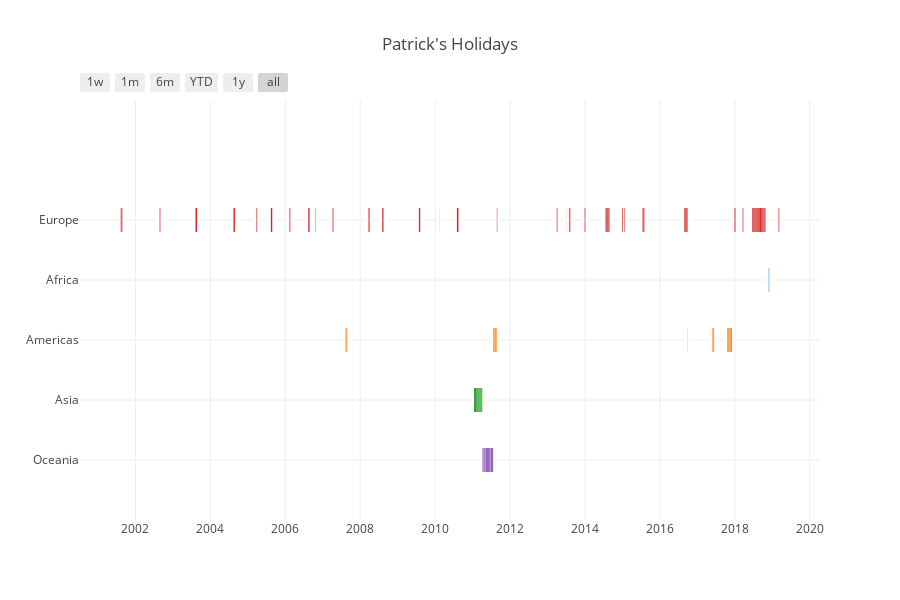

The notebook cell saved with this chart:
### Code cell
username = 'padmin'
current_map = 'admin'
name = 'Patrick'

df = get_single_map_df(username=username, current_map=current_map)

df_all = pd.read_csv(app.root_path + '/static/all.csv')
df_all = df_all[['alpha-2', 'region']]
df = pd.merge(df, df_all, left_on='country_code', right_on='alpha-2', how='left').reset_index()

df['region'][df['region'].isnull()] = 'Antarctica'
df.rename(index=str, columns={'region':'Task'}, inplace=True)

df['Start'] = df['start_time'].apply(datetime.utcfromtimestamp)
df['Finish'] = df['end_time'].apply(datetime.utcfromtimestamp)
df['Start'] = df['Start'].apply(datetime.date)
df['Finish'] = df['Finish'].apply(datetime.date)

fig = ff.create_gantt(df, group_tasks=True, index_col='Task', title=f"{name}'s Holidays",
                  showgrid_x=True, showgrid_y=True)
iplot(fig, filename='cont_gantt')
